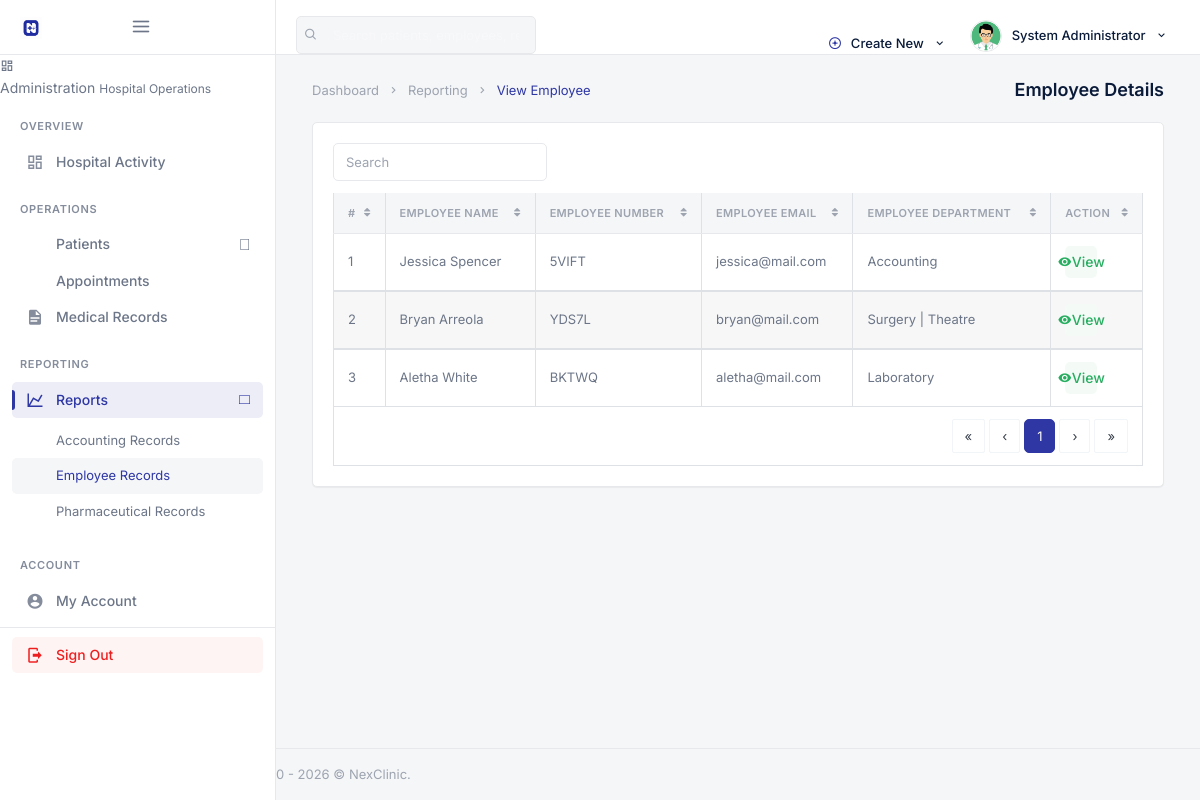
Page /backend/admin/hr/his_admin_employee_records.php (signed in) on the committed database.
### tables this page shows
CREATE TABLE `his_admin` (
  `ad_id` int(20) NOT NULL,
  `ad_fname` varchar(200) DEFAULT NULL,
  `ad_lname` varchar(200) DEFAULT NULL,
  `ad_email` varchar(200) DEFAULT NULL,
  `ad_pwd` varchar(200) DEFAULT NULL,
  `ad_dpic` varchar(200) DEFAULT NULL
);

CREATE TABLE `his_docs` (
  `doc_id` int(20) NOT NULL,
  `doc_fname` varchar(200) DEFAULT NULL,
  `doc_lname` varchar(200) DEFAULT NULL,
  `doc_email` varchar(200) DEFAULT NULL,
  `doc_pwd` varchar(200) DEFAULT NULL,
  `doc_dept` varchar(200) DEFAULT NULL,
  `doc_number` varchar(200) DEFAULT NULL,
  `doc_dpic` varchar(200) DEFAULT NULL
);

### backend/assets/inc/nex_paths.php (called while the page is built, shortened)
<?php
function nex_admin_base() {
    return isset($GLOBALS['nex_admin_base']) ? (string) $GLOBALS['nex_admin_base'] : '';
}
function nex_admin_url($path) {
    $path = ltrim((string) $path, '/');
    return nex_admin_base() . $path;
}

### backend/security.php (called while the page is built, shortened)
<?php
function escape_output($string) {
    return htmlspecialchars((string) $string, ENT_QUOTES, 'UTF-8');
}

### backend/admin/hr/his_admin_employee_records.php (the view, shortened to what this page needs)
<?php
require __DIR__ . '/../_init.php';
?>
<!DOCTYPE html>
<html lang="en">
<?php include __DIR__ . '/../assets/inc/head.php';?>
    <body>
        <div id="wrapper">
                <?php include __DIR__ . '/../assets/inc/nav.php';?>
                <?php include __DIR__ . '/../assets/inc/sidebar.php';?>
            <div class="content-page">
                <div class="content">
                    <div class="container-fluid">
                        <div class="row">
                            <div class="col-12">
                                <div class="page-title-box">
                                    <div class="page-title-right">
                                        <ol class="breadcrumb m-0">
                                            <li class="breadcrumb-item"><a href="javascript: void(0);">Dashboard</a></li>
                                            <li class="breadcrumb-item"><a href="javascript: void(0);">Reporting</a></li>
                                            <li class="breadcrumb-item active">View Employee</li>
                                        </ol>
                                    </div>
                                    <h4 class="page-title">Employee Details</h4>
                                </div>
                            </div>
                        </div>
                        <div class="row">
                            <div class="col-12">
                                <div class="card-box">
                                    <div class="mb-2">
                                        <div class="row">
                                            <div class="col-12 text-sm-center form-inline" >
                                                <div class="form-group">
                                                    <input id="demo-foo-search" type="text" placeholder="Search" class="form-control form-control-sm" autocomplete="on">
                                                </div>
                                            </div>
                                        </div>
                                    </div>
                                    <div class="table-responsive">
                                        <table id="demo-foo-filtering" class="table table-bordered toggle-circle mb-0" data-page-size="7">
                                            <thead>
                                            <tr>
                                                <th>#</th>
                                                <th data-toggle="true">Employee Name</th>
                                                <th data-hide="phone">Employee Number</th>
                                                <th data-hide="phone">Employee Email</th>
                                                <th data-hide="phone">Employee Department</th>
                                                <th data-hide="phone">Action</th>
                                            </tr>
                                            </thead>
                                            <?php
                                                $ret="SELECT * FROM  his_docs ORDER BY RAND() ";
                                                $stmt= $mysqli->prepare($ret) ;
                                                $stmt->execute() ;
                                                $res=$stmt->get_result();
                                                $cnt=1;
                                                while($row=$res->fetch_object())
                                                {
                                            ?>
                                                <tbody>
                                                <tr>
                                                    <td><?php echo $cnt;?></td>
                                                    <td><?php echo escape_output($row->doc_fname);?> <?php echo escape_output($row->doc_lname);?></td>
                                                    <td><?php echo escape_output($row->doc_number);?></td>
                                                    <td><?php echo escape_output($row->doc_email);?></td>
                                                    <td><?php echo escape_output($row->doc_dept);?></td>
                                                    <td><a href="his_admin_view_single_employee.php?doc_id=<?php echo escape_output($row->doc_id);?>&&doc_number=<?php echo escape_output($row->doc_number);?>" class="badge badge-success"><i class="mdi mdi-eye"></i> View</a></td>
                                                </tr>
                                                </tbody>
                                            <?php  $cnt = $cnt +1 ; }?>
                                            <tfoot>
                                            <tr class="active">
                                                <td colspan="8">
                                                    <div class="text-right">
                                                        <ul class="pagination pagination-rounded justify-content-end footable-pagination m-t-10 mb-0"></ul>
                                                    </div>
                                                </td>
                                            </tr>
                                            </tfoot>
                                        </table>
                                    </div>
                                </div>
                            </div>
                        </div>
                    </div>
                </div>
                 <?php include __DIR__ . '/../assets/inc/footer.php';?>
            </div>
        </div>
    </body>
</html>

### backend/admin/assets/inc/nav.php (shortened to what this page needs)
<?php
    $aid=$_SESSION['ad_id'];
    $ret="select * from his_admin where ad_id=?";
    $stmt= $mysqli->prepare($ret);
    $stmt->bind_param('i',$aid);
    $stmt->execute();
    $res=$stmt->get_result();
    while($row=$res->fetch_object())
    {
?>
    <div class="navbar-custom">
        <ul class="list-unstyled topnav-menu topnav-menu-left m-0">
            <li class="d-none d-lg-block">
                <form class="app-search" autocomplete="off">
                    <div class="app-search-box">
                        <button class="btn" type="button"><i class="fe-search"></i></button>
                        <input type="text" class="form-control" placeholder="Search patients, employees, records…">
                    </div>
                </form>
            </li>
        </ul>
        <div class="logo-box bg-black">
            <a href="<?php echo escape_output(nex_admin_url('his_admin_dashboard.php')); ?>" class="logo text-center">
                <span class="logo-lg">
                    <img src="<?php echo escape_output(nex_admin_url('assets/images/logo-dark.png')); ?>" alt="NexClinic" height="22">
                    <span class="ml-1 text-white font-weight-bold" style="font-size:14px;letter-spacing:-0.02em;">NexClinic</span>
                </span>
            </a>
            <button class="button-menu-mobile">
                <i class="fe-menu"></i>
            </button>
        </div>
        <ul class="list-unstyled topnav-menu float-right mb-0">
            <li class="dropdown notification-list d-none d-lg-block">
                <a class="nav-link dropdown-toggle waves-effect waves-light" data-toggle="dropdown" href="#" role="button" aria-haspopup="false" aria-expanded="false">
                    <i class="fe-plus-circle mr-1" style="color: var(--hms-primary);"></i>
                    Create New
                    <i class="mdi mdi-chevron-down ml-1"></i>
                </a>
            </li>
            <li class="dropdown notification-list">
                <a class="nav-link dropdown-toggle nav-user mr-0 waves-effect waves-light" data-toggle="dropdown" href="#" role="button" aria-haspopup="false" aria-expanded="false">
                    <img src="<?php echo escape_output(nex_admin_url('assets/images/users/' . $row->ad_dpic)); ?>" alt="User" class="rounded-circle">
                    <span class="pro-user-name ml-1 d-none d-lg-inline">
                        <?php echo escape_output($row->ad_fname); ?> <?php echo escape_output($row->ad_lname); ?>
                        <i class="mdi mdi-chevron-down ml-1"></i>
                    </span>
                </a>
            </li>
        </ul>
    </div>
<?php }?>

### rows in the picture
his_admin: ad_dpic (picture), ad_fname "System", ad_lname "Administrator"
his_docs: doc_fname "Jessica", doc_lname "Spencer", doc_number "5VIFT", doc_email "jessica@mail.com", doc_dept "Accounting"
his_docs: doc_fname "Bryan", doc_lname "Arreola", doc_number "YDS7L", doc_email "bryan@mail.com", doc_dept "Surgery | Theatre"
his_docs: doc_fname "Aletha", doc_lname "White", doc_number "BKTWQ", doc_email "aletha@mail.com", doc_dept "Laboratory"

### other values in the picture
escape_output($nex_ws_meta['label']) "Administration"
escape_output($nex_ws_meta['tagline']) "Hospital Operations"
escape_output($section['title']) "OVERVIEW"
escape_output($item['label']) "Hospital Activity"
escape_output($section['title']) "OPERATIONS"
escape_output($item['label']) "Patients"
escape_output($item['label']) "Appointments"
escape_output($item['label']) "Medical Records"
escape_output($section['title']) "REPORTING"
escape_output($item['label']) "Reports"
escape_output($child['label']) "Accounting Records"
escape_output($child['label']) "Employee Records"
escape_output($child['label']) "Pharmaceutical Records"
escape_output($section['title']) "ACCOUNT"
escape_output($item['label']) "My Account"
